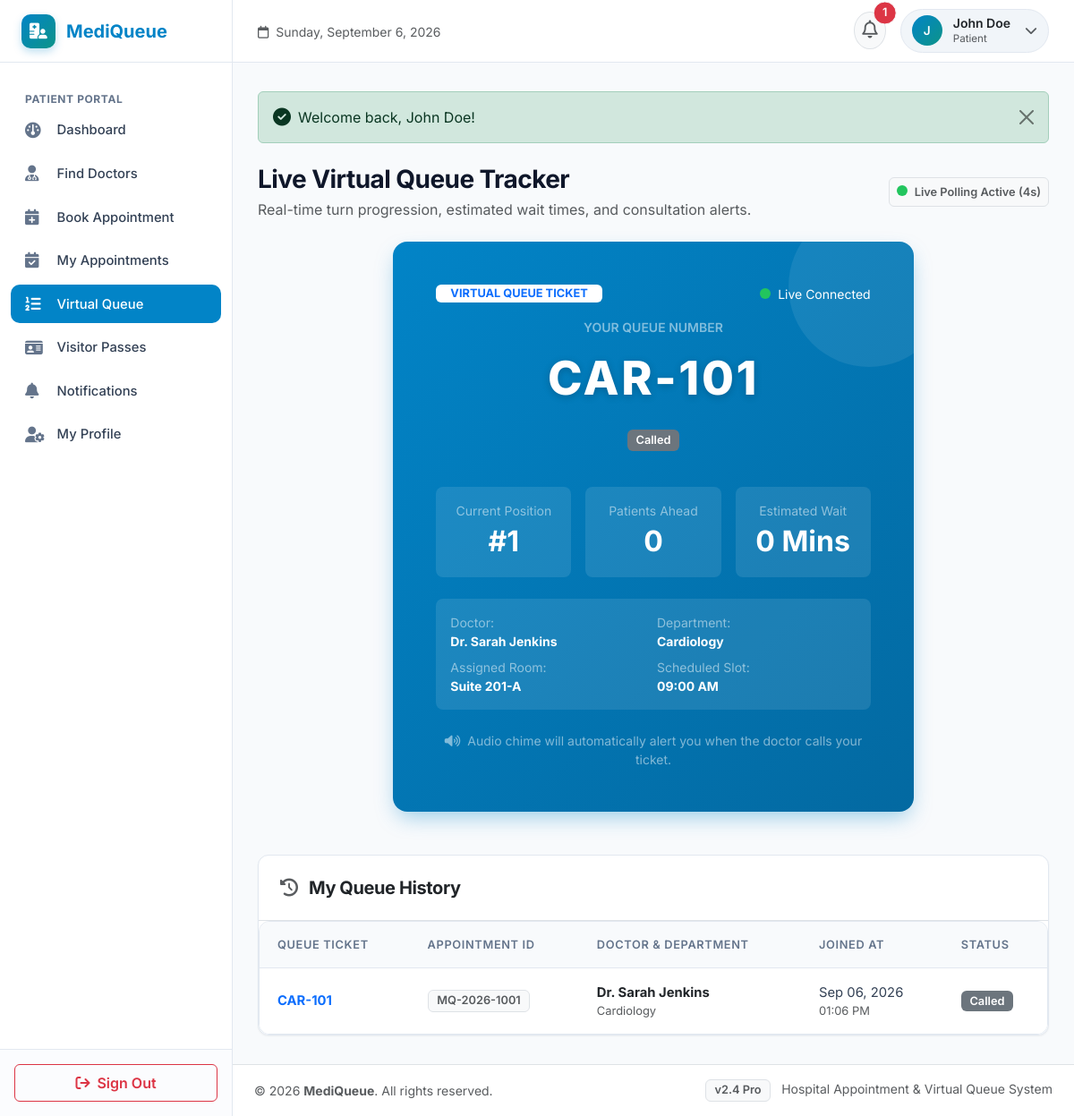
The page /patient/queue.php (signed in) on the database its author committed.
### tables this page shows
CREATE TABLE `queues` (
  `id` INT AUTO_INCREMENT PRIMARY KEY,
  `appointment_id` INT NOT NULL,
  `patient_id` INT NOT NULL,
  `doctor_id` INT NOT NULL,
  `queue_number` VARCHAR(50) NOT NULL,
  `queue_position` INT NOT NULL DEFAULT 1,
  `estimated_waiting_time` INT NOT NULL DEFAULT 15,
  `status` ENUM('waiting', 'called', 'in_consultation', 'completed', 'cancelled', 'no_show') DEFAULT 'waiting',
  `joined_at` TIMESTAMP DEFAULT CURRENT_TIMESTAMP,
  `called_at` TIMESTAMP NULL DEFAULT NULL,
  `completed_at` TIMESTAMP NULL DEFAULT NULL,
  CONSTRAINT `fk_queue_appointment` FOREIGN KEY (`appointment_id`) REFERENCES `appointments` (`id`) ON DELETE CASCADE,
  CONSTRAINT `fk_queue_patient` FOREIGN KEY (`patient_id`) REFERENCES `patients` (`id`) ON DELETE CASCADE,
  CONSTRAINT `fk_queue_doctor` FOREIGN KEY (`doctor_id`) REFERENCES `doctors` (`id`) ON DELETE CASCADE,
  INDEX `idx_queue_doc_status` (`doctor_id`, `status`)
);

CREATE TABLE `users` (
  `id` INT AUTO_INCREMENT PRIMARY KEY,
  `name` VARCHAR(150) NOT NULL,
  `email` VARCHAR(150) NOT NULL UNIQUE,
  `password` VARCHAR(255) NOT NULL,
  `role` ENUM('patient', 'doctor', 'admin') NOT NULL DEFAULT 'patient',
  `phone` VARCHAR(30) NULL,
  `status` ENUM('active', 'inactive') NOT NULL DEFAULT 'active',
  `avatar` VARCHAR(255) NULL,
  `created_at` TIMESTAMP DEFAULT CURRENT_TIMESTAMP
);

CREATE TABLE `departments` (
  `id` INT AUTO_INCREMENT PRIMARY KEY,
  `department_name` VARCHAR(100) NOT NULL,
  `description` TEXT NULL,
  `icon` VARCHAR(50) DEFAULT 'fa-stethoscope',
  `created_at` TIMESTAMP DEFAULT CURRENT_TIMESTAMP
);

CREATE TABLE `doctors` (
  `id` INT AUTO_INCREMENT PRIMARY KEY,
  `user_id` INT NOT NULL,
  `department_id` INT NOT NULL,
  `specialization` VARCHAR(150) NOT NULL,
  `qualification` VARCHAR(150) NOT NULL,
  `experience_years` INT DEFAULT 5,
  `room_number` VARCHAR(50) DEFAULT 'Room 101',
  `consultation_fee` DECIMAL(10,2) DEFAULT 50.00,
  `status` ENUM('active', 'inactive') DEFAULT 'active',
  `created_at` TIMESTAMP DEFAULT CURRENT_TIMESTAMP,
  CONSTRAINT `fk_doctors_user` FOREIGN KEY (`user_id`) REFERENCES `users` (`id`) ON DELETE CASCADE,
  CONSTRAINT `fk_doctors_dept` FOREIGN KEY (`department_id`) REFERENCES `departments` (`id`) ON DELETE RESTRICT
);

CREATE TABLE `appointments` (
  `id` INT AUTO_INCREMENT PRIMARY KEY,
  `patient_id` INT NOT NULL,
  `doctor_id` INT NOT NULL,
  `appointment_date` DATE NOT NULL,
  `appointment_time` TIME NOT NULL,
  `appointment_number` VARCHAR(50) NOT NULL UNIQUE,
  `status` ENUM('pending', 'confirmed', 'in_queue', 'completed', 'cancelled', 'no_show') DEFAULT 'confirmed',
  `reason` TEXT NULL,
  `created_at` TIMESTAMP DEFAULT CURRENT_TIMESTAMP,
  CONSTRAINT `fk_appoint_patient` FOREIGN KEY (`patient_id`) REFERENCES `patients` (`id`) ON DELETE CASCADE,
  CONSTRAINT `fk_appoint_doctor` FOREIGN KEY (`doctor_id`) REFERENCES `doctors` (`id`) ON DELETE CASCADE,
  INDEX `idx_doc_date_time` (`doctor_id`, `appointment_date`, `appointment_time`)
);

### patient/queue.php (the view, shortened to what this page needs)
<?php
require_once __DIR__ . '/../includes/auth.php';
require_once __DIR__ . '/../includes/functions.php';
$conn = get_db_connection();
$patientId = $_SESSION['role_specific_id'] ?? 0;
$qStmt = $conn->prepare("
    SELECT q.*,
           u.name as doctor_name,
           d.room_number,
           d.specialization,
           dept.department_name,
           a.appointment_number,
           a.appointment_time
    FROM queues q
    JOIN doctors d ON q.doctor_id = d.id
    JOIN users u ON d.user_id = u.id
    JOIN departments dept ON d.department_id = dept.id
    JOIN appointments a ON q.appointment_id = a.id
    WHERE q.patient_id = ?
      AND DATE(q.joined_at) = CURDATE()
      AND q.status NOT IN ('cancelled')
    ORDER BY q.id DESC
    LIMIT 1
");
$qStmt->execute([$patientId]);
$activeQueue = $qStmt->fetch();
if ($activeQueue) {
    $activeQueue['queue_position'] = calculate_queue_position($conn, $activeQueue['doctor_id'], $activeQueue['id']);
    $activeQueue['patients_ahead'] = max(0, $activeQueue['queue_position'] - 1);
    $activeQueue['estimated_waiting_time'] = $activeQueue['status'] === 'waiting' ? ($activeQueue['patients_ahead'] * 15) : 0;
}
$histStmt = $conn->prepare("
    SELECT q.*, u.name as doctor_name, dept.department_name, a.appointment_number
    FROM queues q
    JOIN doctors d ON q.doctor_id = d.id
    JOIN users u ON d.user_id = u.id
    JOIN departments dept ON d.department_id = dept.id
    JOIN appointments a ON q.appointment_id = a.id
    WHERE q.patient_id = ?
    ORDER BY q.id DESC
    LIMIT 10
");
$histStmt->execute([$patientId]);
$queueHistory = $histStmt->fetchAll();
include __DIR__ . '/../includes/header.php';
?>
<div class="d-flex flex-column flex-md-row justify-content-between align-items-md-center mb-4 gap-3">
    <div>
        <h3 class="fw-bold mb-1">Live Virtual Queue Tracker</h3>
        <p class="text-muted mb-0">Real-time turn progression, estimated wait times, and consultation alerts.</p>
    </div>
    <div class="d-flex align-items-center gap-2">
        <span class="badge bg-light text-muted border p-2">
            <span class="queue-pulse-dot me-1"></span> Live Polling Active (4s)
        </span>
    </div>
</div>
<?php if ($activeQueue): ?>
    <div class="row justify-content-center mb-5" id="patientLiveQueue" data-queue-id="<?= $activeQueue['id'] ?>" data-status="<?= $activeQueue['status'] ?>" data-base-url="<?= BASE_URL ?>">
        <div class="col-lg-8">
            <div class="queue-hero-card text-center p-4 p-md-5">
                <div class="d-flex justify-content-between align-items-center mb-3">
                    <span class="badge bg-white text-primary fw-bold px-3 py-1">VIRTUAL QUEUE TICKET</span>
                    <span class="small d-flex align-items-center gap-2">
                        <span class="queue-pulse-dot"></span> Live Connected
                    </span>
                </div>
                <div class="small text-white-50 text-uppercase fw-semibold mb-1">Your Queue Number</div>
                <div class="queue-hero-number my-2"><?= htmlspecialchars($activeQueue['queue_number']) ?></div>
                <div class="my-3" id="queueStatusBadgeDisplay">
                    <?= get_status_badge($activeQueue['status']) ?>
                </div>
                <div class="row g-3 my-4">
                    <div class="col-4">
                        <div class="p-3 rounded-3 bg-white bg-opacity-10">
                            <span class="small text-white-50 d-block">Current Position</span>
                            <strong class="fs-2 text-white" id="queuePositionDisplay">#<?= $activeQueue['queue_position'] ?></strong>
                        </div>
                    </div>
                    <div class="col-4">
                        <div class="p-3 rounded-3 bg-white bg-opacity-10">
                            <span class="small text-white-50 d-block">Patients Ahead</span>
                            <strong class="fs-2 text-white" id="patientsAheadDisplay"><?= $activeQueue['patients_ahead'] ?></strong>
                        </div>
                    </div>
                    <div class="col-4">
                        <div class="p-3 rounded-3 bg-white bg-opacity-10">
                            <span class="small text-white-50 d-block">Estimated Wait</span>
                            <strong class="fs-2 text-white" id="estimatedWaitDisplay"><?= $activeQueue['estimated_waiting_time'] ?> Mins</strong>
                        </div>
                    </div>
                </div>
                <div class="p-3 rounded-3 bg-white bg-opacity-10 text-start text-white-50 small mb-4">
                    <div class="row g-2">
                        <div class="col-sm-6">
                            <span>Doctor:</span>
                            <strong class="text-white d-block"><?= htmlspecialchars($activeQueue['doctor_name']) ?></strong>
                        </div>
                        <div class="col-sm-6">
                            <span>Department:</span>
                            <strong class="text-white d-block"><?= htmlspecialchars($activeQueue['department_name']) ?></strong>
                        </div>
                        <div class="col-sm-6">
                            <span>Assigned Room:</span>
                            <strong class="text-white d-block"><?= htmlspecialchars($activeQueue['room_number'] ?: 'Suite 101') ?></strong>
                        </div>
                        <div class="col-sm-6">
                            <span>Scheduled Slot:</span>
                            <strong class="text-white d-block"><?= format_time($activeQueue['appointment_time']) ?></strong>
                        </div>
                    </div>
                </div>
                <div class="text-white-50 small">
                    <i class="fa-solid fa-volume-high me-1"></i> Audio chime will automatically alert you when the doctor calls your ticket.
                </div>
            </div>
        </div>
    </div>
<?php endif; ?>
<div class="mq-card p-0 bg-white">
    <div class="p-4 border-bottom">
        <h5 class="fw-bold text-dark mb-0"><i class="fa-solid fa-clock-rotate-left text-muted me-2"></i> My Queue History</h5>
    </div>
    <div class="mq-table-responsive">
        <table class="table mq-table">
            <thead>
                <tr>
                    <th>Queue Ticket</th>
                    <th>Appointment ID</th>
                    <th>Doctor & Department</th>
                    <th>Joined At</th>
                    <th>Status</th>
                </tr>
            </thead>
            <tbody>
                <?php if (empty($queueHistory)): ?>
                    <tr>
                        <td colspan="5" class="text-center py-4 text-muted small">No virtual queue history found.</td>
                    </tr>
                <?php else: ?>
                    <?php foreach ($queueHistory as $hist): ?>
                        <tr>
                            <td>
                                <strong class="text-primary"><?= htmlspecialchars($hist['queue_number']) ?></strong>
                            </td>
                            <td>
                                <span class="badge bg-light text-muted border"><?= htmlspecialchars($hist['appointment_number']) ?></span>
                            </td>
                            <td>
                                <div class="fw-bold text-dark"><?= htmlspecialchars($hist['doctor_name']) ?></div>
                                <div class="text-muted small"><?= htmlspecialchars($hist['department_name']) ?></div>
                            </td>
                            <td>
                                <div><?= format_date($hist['joined_at']) ?></div>
                                <div class="text-muted small"><?= format_time($hist['joined_at']) ?></div>
                            </td>
                            <td>
                                <?= get_status_badge($hist['status']) ?>
                            </td>
                        </tr>
                    <?php endforeach; ?>
                <?php endif; ?>
            </tbody>
        </table>
    </div>
</div>
<?php include __DIR__ . '/../includes/footer.php'; ?>

### includes/functions.php (shortened to what this page needs)
<?php
function format_date($dateStr) {
    $timestamp = strtotime($dateStr);
    return date('M d, Y', $timestamp);
}
function format_time($timeStr) {
    $timestamp = strtotime($timeStr);
    return date('h:i A', $timestamp);
}
function get_status_badge($status) {
    $status = strtolower(trim((string)$status));
    return $badges[$status] ?? '<span class="badge bg-secondary">' . htmlspecialchars(ucfirst($status)) . '</span>';
}
function calculate_queue_position($pdo, $doctor_id, $queue_id) {
    $stmt = $pdo->prepare("
        SELECT COUNT(*) as patients_ahead
        FROM queues
        WHERE doctor_id = ?
          AND status IN ('waiting', 'called', 'in_consultation')
          AND id < ?
          AND DATE(joined_at) = CURDATE()
    ");
    $stmt->execute([$doctor_id, $queue_id]);
    $ahead = (int)($stmt->fetch()['patients_ahead'] ?? 0);
    return $ahead + 1;
}

### assets/css/style.css (style rules this page uses)
:root { --mq-primary: #0284c7; --mq-primary-dark: #0369a1; --mq-primary-light: #e0f2fe; --mq-secondary: #0d9488; --mq-secondary-light: #ccfbf1; --mq-dark: #0f172a; --mq-slate: #334155; --mq-muted: #64748b; --mq-bg: #f8fafc; --mq-card-bg: #ffffff; --mq-border: #e2e8f0; --mq-sidebar-width: 260px; --mq-header-height: 70px; --mq-font-sans: 'Inter', -apple-system, BlinkMacSystemFont, "Segoe UI", Roboto, "Helvetica Neue", Arial, sans-serif; --mq-radius: 12px; --mq-radius-lg: 16px; --mq-shadow-sm: 0 1px 2px 0 rgba(0, 0, 0, 0.05); --mq-shadow: 0 4px 6px -1px rgba(0, 0, 0, 0.06), 0 2px 4px -2px rgba(0, 0, 0, 0.04); --mq-shadow-lg: 0 10px 15px -3px rgba(0, 0, 0, 0.08), 0 4px 6px -4px rgba(0, 0, 0, 0.03); }
body { font-family: var(--mq-font-sans); background-color: var(--mq-bg); color: var(--mq-slate); min-height: 100vh; margin: 0; display: flex; flex-direction: column; }
h1, h2, h3, h4, h5, h6 { color: var(--mq-dark); font-weight: 600; letter-spacing: -0.02em; }
.mq-card { background-color: var(--mq-card-bg); border: 1px solid var(--mq-border); border-radius: var(--mq-radius); box-shadow: var(--mq-shadow-sm); padding: 1.5rem; transition: transform 0.2s ease, box-shadow 0.2s ease; position: relative; overflow: hidden; }
.queue-hero-card { background: linear-gradient(135deg, #0284c7 0%, #0369a1 100%); color: #ffffff; border-radius: var(--mq-radius-lg); padding: 2.25rem; position: relative; overflow: hidden; box-shadow: 0 10px 25px -5px rgba(2, 132, 199, 0.4); }
.queue-hero-card::after { content: ''; position: absolute; top: -40px; right: -40px; width: 180px; height: 180px; background: rgba(255, 255, 255, 0.08); border-radius: 50%; pointer-events: none; }
.queue-hero-number { font-size: 3.25rem; font-weight: 800; letter-spacing: 0.05em; color: #ffffff; text-shadow: 0 2px 8px rgba(0, 0, 0, 0.2); }
.queue-pulse-dot { width: 12px; height: 12px; background-color: #22c55e; border-radius: 50%; display: inline-block; box-shadow: 0 0 0 0 rgba(34, 197, 94, 0.7); animation: pulse-ring 1.8s infinite cubic-bezier(0.66, 0, 0, 1); }
.mq-table-responsive { background: #ffffff; border-radius: var(--mq-radius); border: 1px solid var(--mq-border); overflow-x: auto; }
.mq-table { width: 100%; margin-bottom: 0; vertical-align: middle; }
.mq-table th { background-color: #f8fafc; color: var(--mq-muted); font-weight: 600; font-size: 0.8rem; text-transform: uppercase; letter-spacing: 0.05em; padding: 1rem 1.25rem; border-bottom: 1px solid var(--mq-border); }
.mq-table td { padding: 1rem 1.25rem; border-bottom: 1px solid #f1f5f9; color: var(--mq-slate); font-size: 0.925rem; }
.mq-table tr:last-child td { border-bottom: none; }
.badge { padding: 0.4em 0.75em; font-weight: 600; border-radius: 6px; font-size: 0.8rem; }

### rows shown on the page
queues: queue_number "CAR-101", status "Called", queue_position "1", estimated_waiting_time "0", users.name "Dr. Sarah Jenkins", departments.department_name "Cardiology", doctor.room_number "Suite 201-A", appointment.appointment_time "09:00 AM", appointment.appointment_number "MQ-2026-1001", joined_at "Sep 06, 2026", joined_at "01:06 PM"

### other values the page prints
APP_NAME "MediQueue"
$unreadNotifsCount "1"
substr($currentUser['name'] ?? 'U', 0, 1) "J"
$currentUser['name'] "John Doe"
$currentUser['role'] "Patient"
$flash['message'] "Welcome back, John Doe!"
